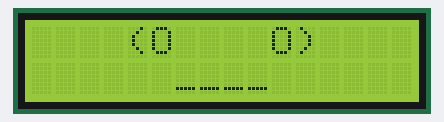
A sketch run on a simulated Arduino Uno, built with avr-gcc and run on an emulated ATmega328P. Shown: 16×2 character LCD.

Above: at 0.1 s.
At 1.8 s:
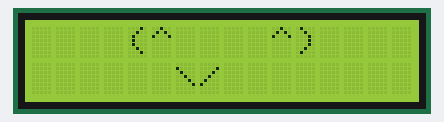
At 3.8 s:
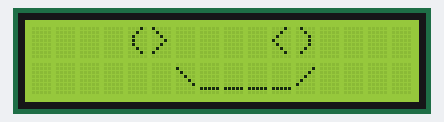
At 5.8 s:
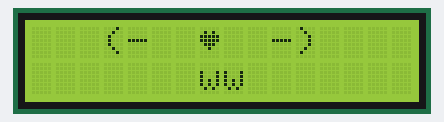

Measured:
- by itself, everything shown: repeats every 7.2 s, in 5 steps
- what the display in image 1 shows lasts 2.0 s, from 1.8 s to 3.8 s
- what the display in image 3 shows lasts 1.5 s, from 5.8 s to 7.3 s

The sketch:

robot_faces_arduino.ino
```cpp
#include <LiquidCrystal.h>

const int rs = 12, en = 11, d4 = 5, d5 = 4, d6 = 3, d7 = 2;
LiquidCrystal lcd(rs, en, d4, d5, d6, d7);

byte backSlash[8] = {
  B00000, B10000, B01000, B00100, B00010, B00001, B00000, B00000
};
byte forwardSlash[8] = {
  B00000, B00001, B00010, B00100, B01000, B10000, B00000, B00000
};
byte heart[8] = {
  B00000, B01010, B11111, B11111, B01110, B00100, B00000, B00000
};

void setup() {
  lcd.begin(16, 2);
  lcd.createChar(0, backSlash);
  lcd.createChar(1, forwardSlash);
  lcd.createChar(2, heart);
}

void loop() {
  // --- Frame 1: Standard Happy ---
  // Eye span: 8 chars (cols 4 to 11). Midpoint is between col 7 & 8.
  lcd.clear();
  lcd.setCursor(4, 0);
  lcd.print("(O    O)");
  lcd.setCursor(6, 1);
  lcd.print("____");    // 4 chars wide (cols 6,7,8,9) - Perfectly centered
  delay(1500);

  // --- Frame 2: Quick Blink ---
  lcd.clear();
  lcd.setCursor(4, 0);
  lcd.print("(-    -)");
  lcd.setCursor(6, 1);
  lcd.print("____");
  delay(200);

  // --- Frame 3: Cute Smile ---
  lcd.clear();
  lcd.setCursor(4, 0);
  lcd.print("(^    ^)");
  lcd.setCursor(6, 1);
  lcd.write(byte(0));   // Custom \
  lcd.print("__");      // Center of mouth
  lcd.write(byte(1));   // Custom /
  delay(2000);

  // --- Frame 4: Anime Squint ---
  lcd.clear();
  lcd.setCursor(4, 0);
  lcd.print("(>    <)");
  lcd.setCursor(6, 1);
  lcd.write(byte(0));
  lcd.print("____");    // Slightly wider smile for the big expression
  lcd.write(byte(1));
  delay(2000);

  // --- Frame 5: Heart Blink ---
  // To keep the heart centered in an 8-char span:
  // ( - <3 - ) is 10 chars. Let's start at col 3.
  lcd.clear();
  lcd.setCursor(3, 0);
  lcd.print("(-  ");
  lcd.write(byte(2));
  lcd.print("  -)");
  lcd.setCursor(7, 1);
  lcd.print("ww");      // Centered 2-char mouth
  delay(1500);
}
```
